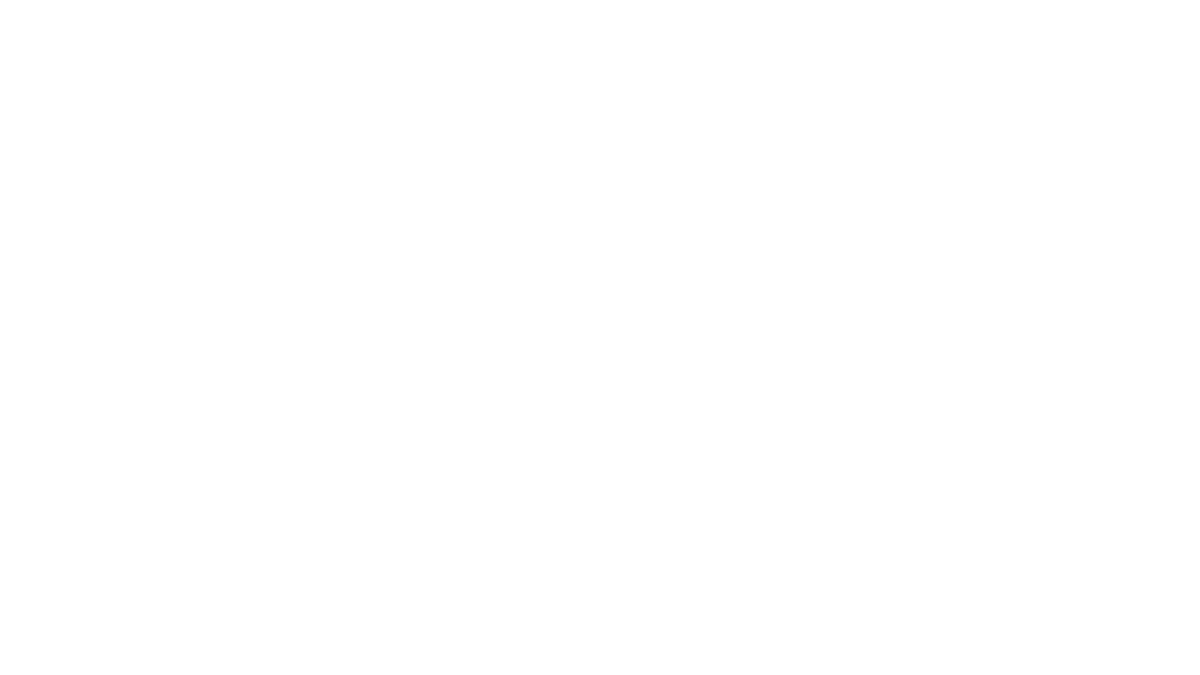
Frame 1 (no input)
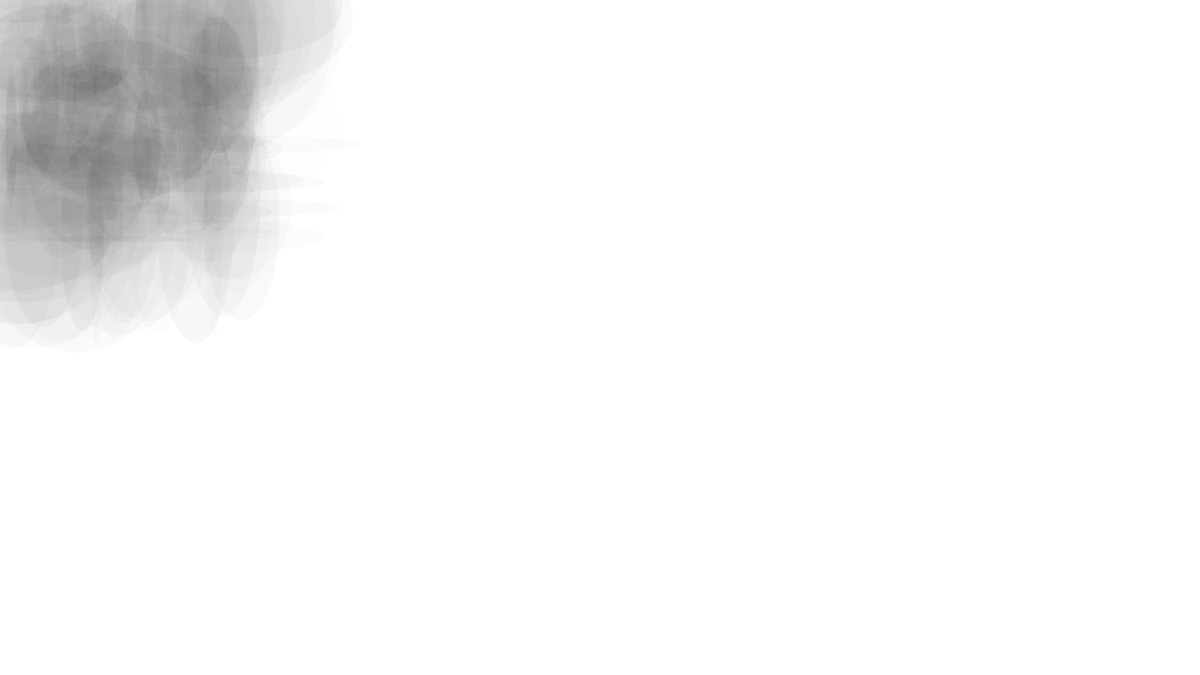
Frame 60 (the mouse pressed at the canvas centre just before this capture)
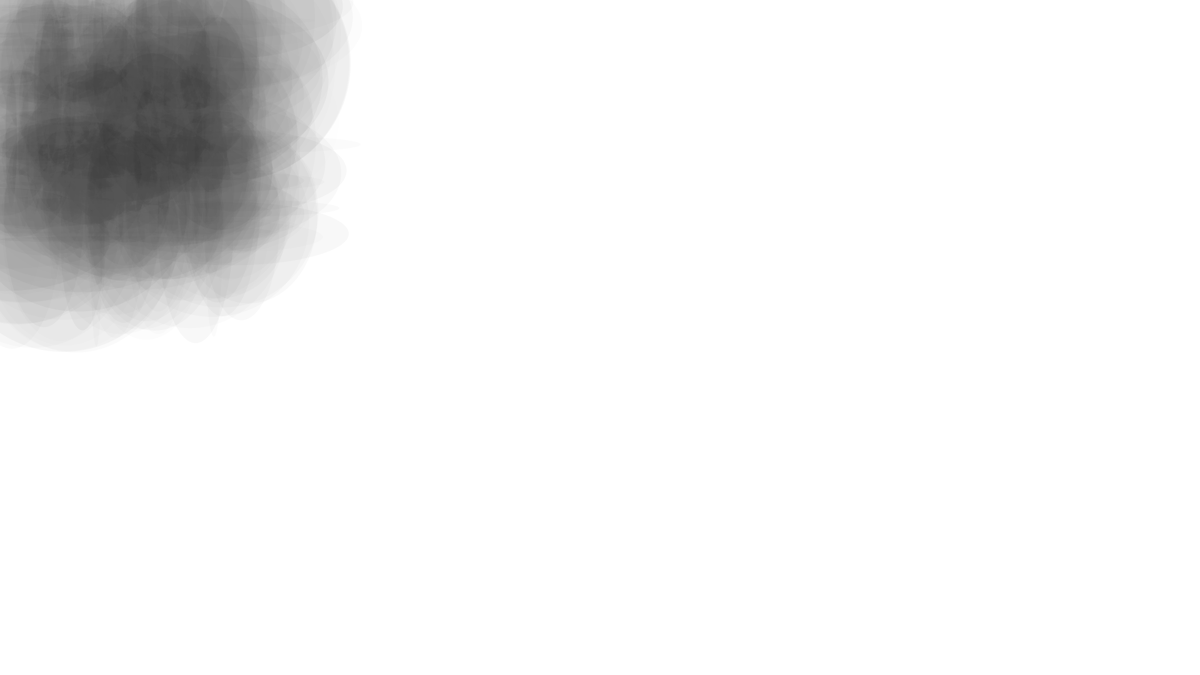
Frame 120 (the mouse held since frame 60 and released just before this capture)

The Processing sketch that drew these frames (run headless with seeded random() and noise(); from frame 60 on, the mouse is pressed at the canvas centre):

// Processing sketch: bolastestesfun__o
// ── bolastestesfun__o.pde
float a = 0;
float b;
float c;
int d;
boolean g;
int h;
int j;
int larg;
int alt;
int x;
int y;

void setup(){
size (1920,1080);
background (255);}


        


void circulos (int x , int y) {        
 noStroke();
  fill(b,b);
  ellipse(x, y, larg, alt);
  fill(b+20,b);
    ellipse(y,x , larg, alt);
    fill(b+40,b);
      ellipse(alt,y, larg,x );
      fill(b+60,b);
        ellipse(larg, alt,x,y);
}

void draw(){

a+=0.5;
b=a%10;
c=a%50;

if (c==8) {
  //background (255,1);
}

//h++;
//int h = int(random(1920));
//int j = int(random(1080));
int z = int(random(400));
int k = int(random(400));

x = int(random(400)); //somar!!!
y = int(random(400));
larg = int(random(400));
alt = int(random(400));

circulos(z,k);





        
}
